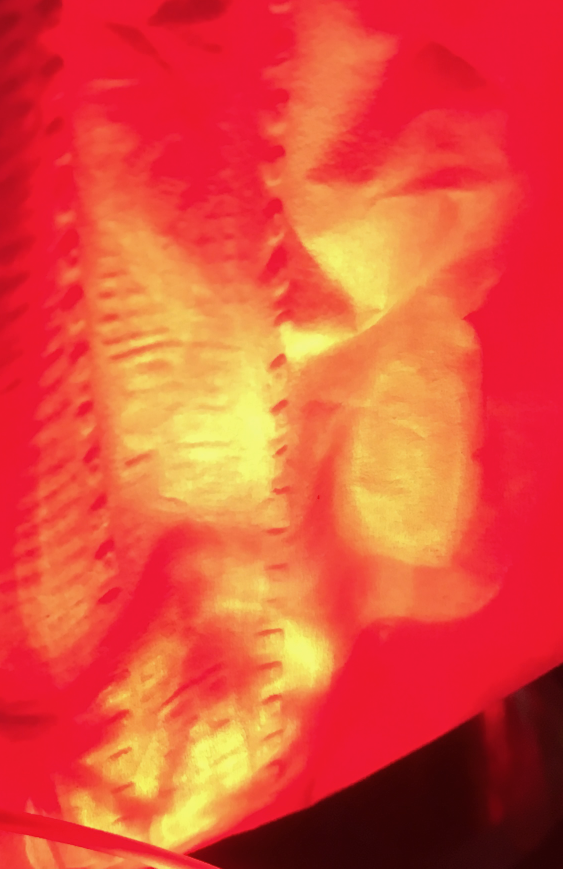
%> input picture Wavlengths/RedLightTest/IMG_2907.png, 1125 x 1737 px (shown at 1/2 size)
$ octave RGBValueReader.m   (GNU Octave 9; MATLAB toolbox functions it lacks are replaced by stand-ins)
%> lines starting %> are read from the running program, lines starting %| are printed output that depends on the picture
clear;
image = imread('IMG_2907.png');
%> image is the input picture: size 1737x1125x3 uint8; mean R, G, B 224.6, 79.8, 59
Rvalues = image(:,:,1);
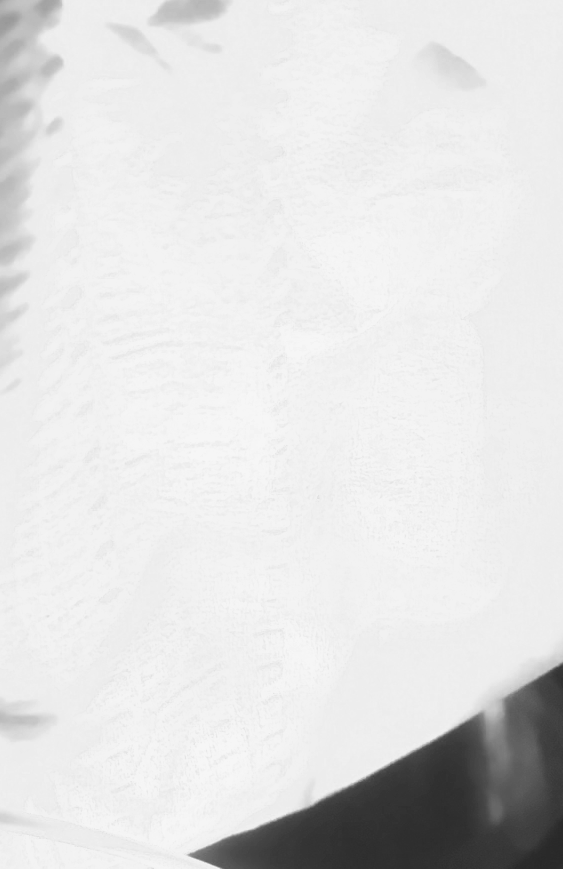
%> Rvalues: size 1737x1125 uint8 (shown at 1/2 size); min 38, max 246, mean 224.6
Gvalues = image(:,:,2);
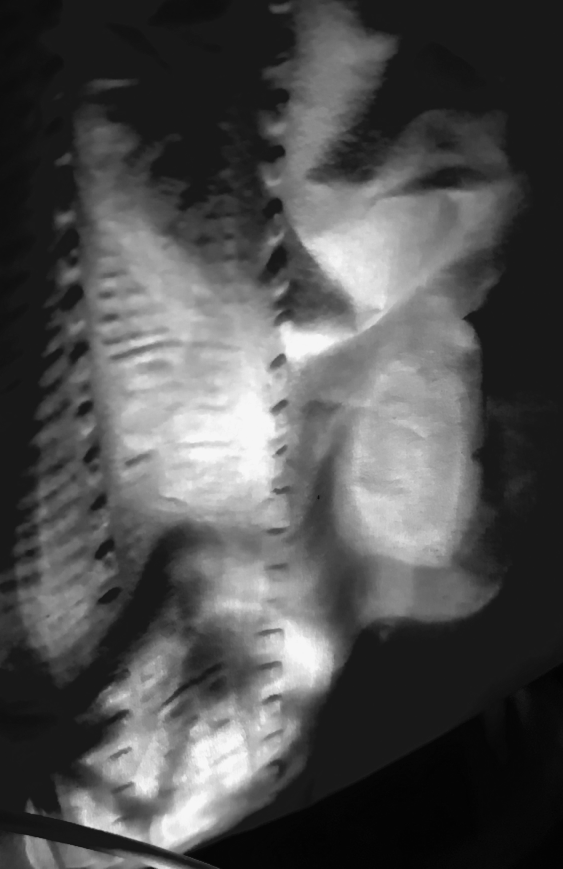
%> Gvalues: size 1737x1125 uint8 (shown at 1/2 size); min 1, max 246, mean 79.8
%find the elements with the largest R-values, put it in the fullRed array
indexOfRed = 1;

for i = 1:size(image,1)
    for j = 1:size(image,2)
        if (Rvalues(i,j) > 242 && Gvalues(i,j) > 70)
            fullRedRow(indexOfRed) = i;
            fullRedColumn(indexOfRed) = j;
            indexOfRed = indexOfRed + 1;
        end
    end
end
%> after the loop, indexOfRed = 253600

%of all those elements, find the average G-value
q = 0;
GvaluesTotal = 0;
for i = 1:size(fullRedRow,2)
    GvaluesTotal = GvaluesTotal + im2double(image(fullRedRow(i), fullRedColumn(i),2))*255;
    q = q + 1;
end
%> this loop made 253599 passes
%> GvaluesTotal on passes 1 to 3: 120, 242, 364
%> after the loop, GvaluesTotal = 47779920; q = 253599

GvalAverage = GvaluesTotal/(size(fullRedRow,2));
%> GvalAverage = 188.4

$ run again, with Wavlengths/RedLightTest/IMG_2901.png copied over Wavlengths/RedLightTest/IMG_2907.png
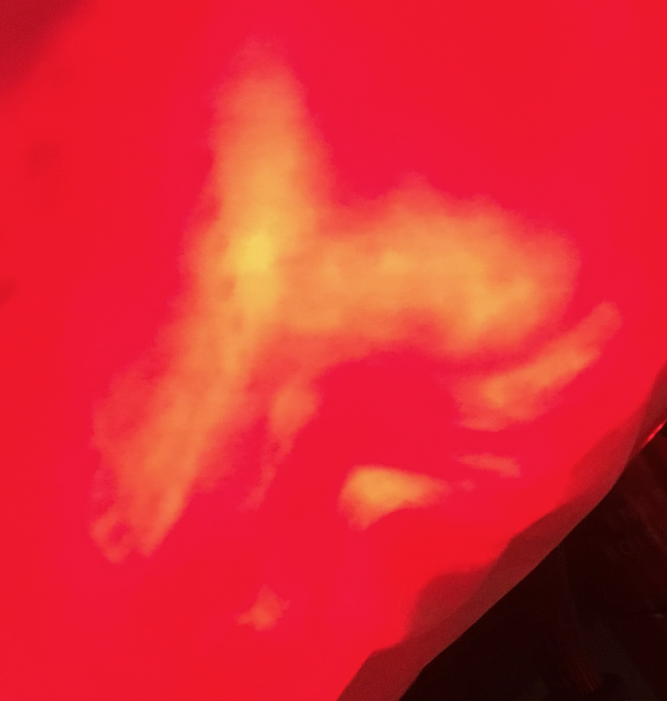
%> input picture Wavlengths/RedLightTest/IMG_2901.png, 1334 x 1401 px (shown at 1/2 size)
%> image is the input picture: size 1401x1334x3 uint8; mean R, G, B 218.7, 42.2, 50.9
%> `Rvalues = image(:,:,1);`:
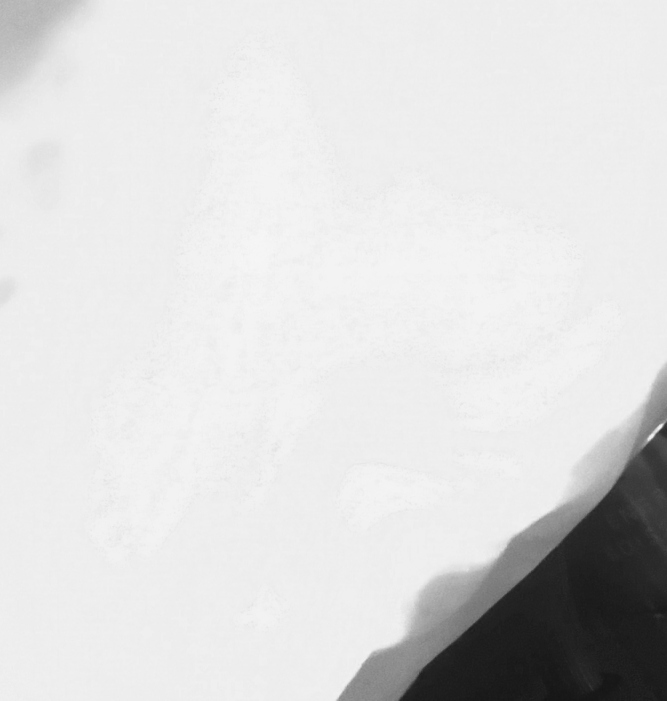
%> Rvalues: size 1401x1334 uint8 (shown at 1/2 size); min 20, max 245, mean 218.7
%> `Gvalues = image(:,:,2);`:
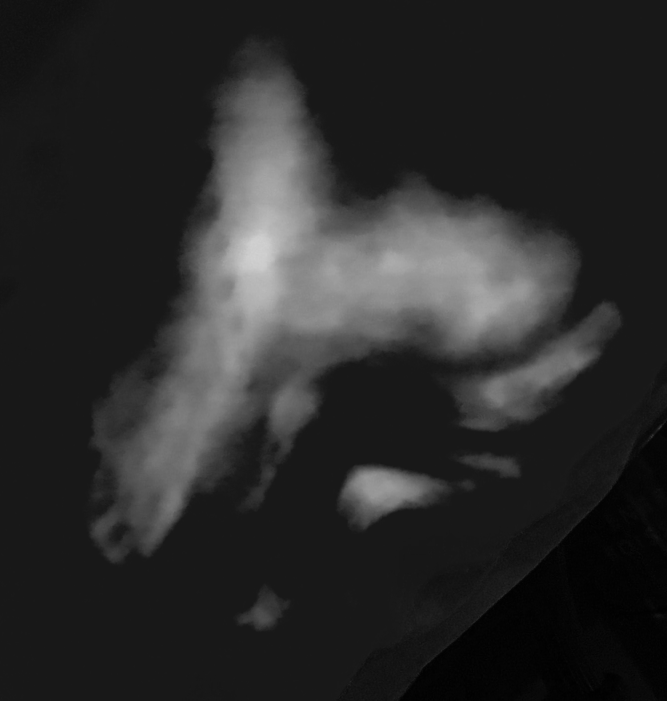
%> Gvalues: size 1401x1334 uint8 (shown at 1/2 size); min 1, max 210, mean 42.2
%> after the loop `for i = 1:size(image,1)`: indexOfRed = 54383
%> the loop `for i = 1:size(fullRedRow,2)` made 54382 passes
%> GvaluesTotal on passes 1 to 3: 107, 214, 321
%> after the loop `for i = 1:size(fullRedRow,2)`: GvaluesTotal = 8407593; q = 54382
%> GvalAverage = 154.6

$ run again, with Wavlengths/RedLightTest/IMG_2902.png copied over Wavlengths/RedLightTest/IMG_2907.png
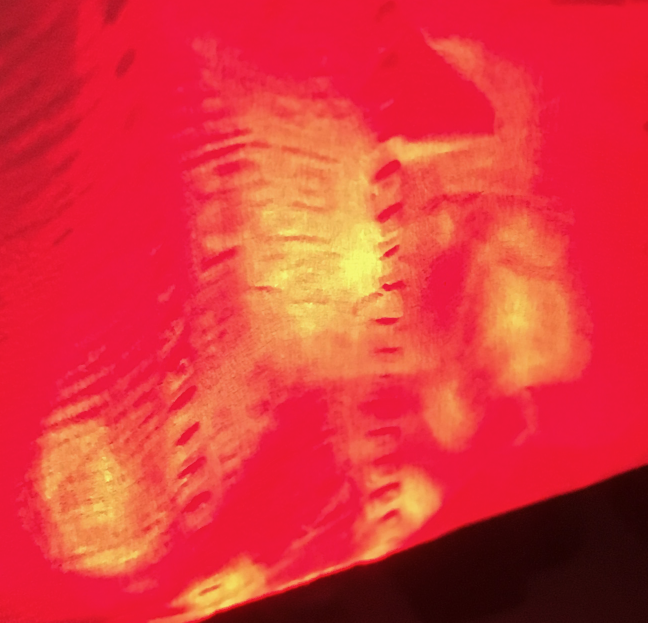
%> input picture Wavlengths/RedLightTest/IMG_2902.png, 1295 x 1245 px (shown at 1/2 size)
%> image is the input picture: size 1245x1295x3 uint8; mean R, G, B 219.7, 55.2, 58.8
%> `Rvalues = image(:,:,1);`:
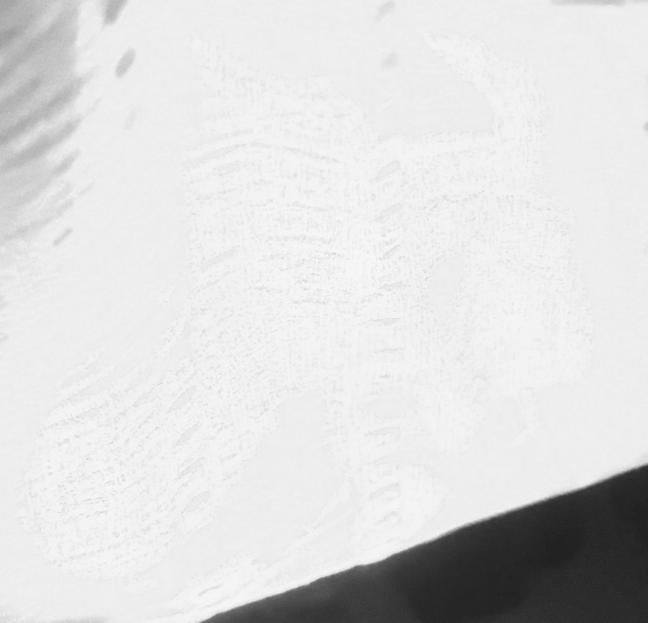
%> Rvalues: size 1245x1295 uint8 (shown at 1/2 size); min 30, max 246, mean 219.7
%> `Gvalues = image(:,:,2);`:
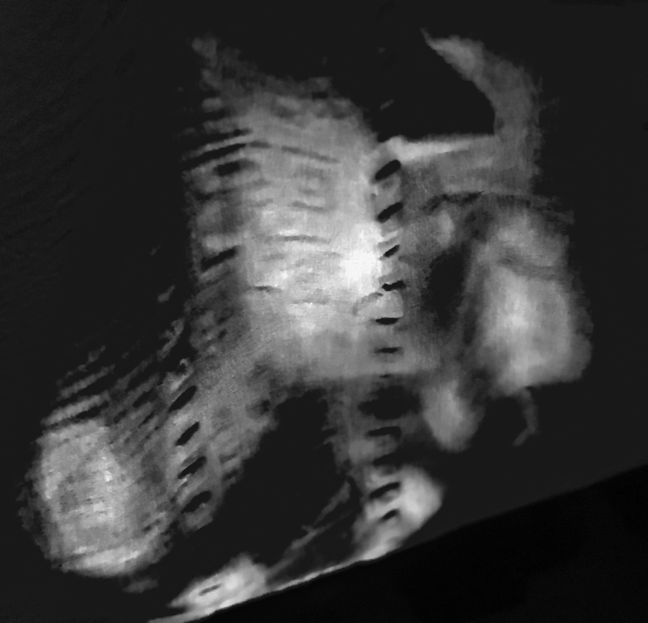
%> Gvalues: size 1245x1295 uint8 (shown at 1/2 size); min 1, max 246, mean 55.2
%> after the loop `for i = 1:size(image,1)`: indexOfRed = 118459
%> the loop `for i = 1:size(fullRedRow,2)` made 118458 passes
%> GvaluesTotal on passes 1 to 3: 107, 214, 321
%> after the loop `for i = 1:size(fullRedRow,2)`: GvaluesTotal = 19288919; q = 118458
%> GvalAverage = 162.8

$ run again, with Wavlengths/RedLightTest/IMG_2903.png copied over Wavlengths/RedLightTest/IMG_2907.png
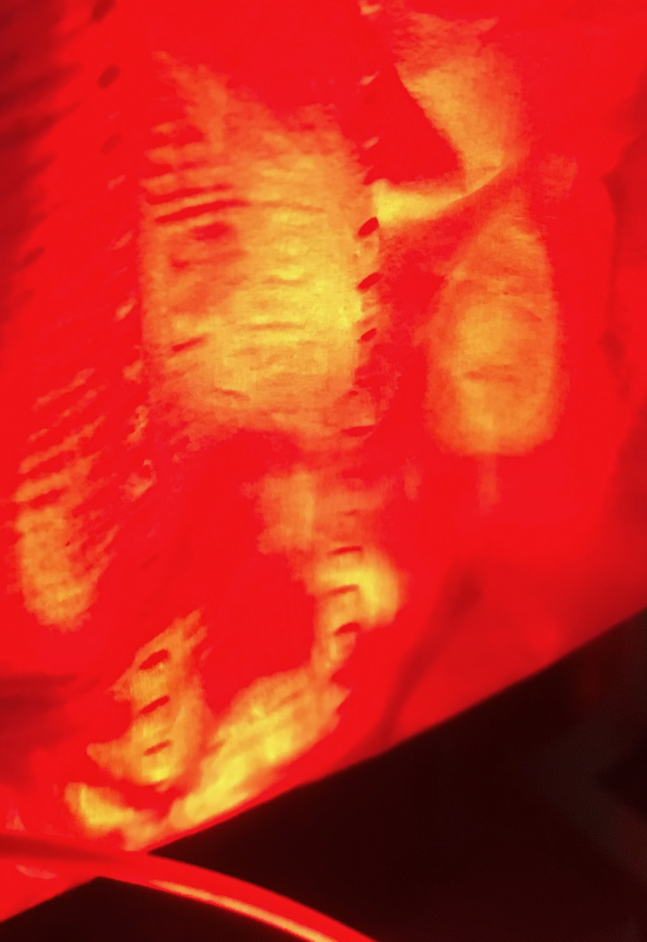
%> input picture Wavlengths/RedLightTest/IMG_2903.png, 1294 x 1883 px (shown at 1/2 size)
%> image is the input picture: size 1883x1294x3 uint8; mean R, G, B 202.6, 45.5, 29
%> `Rvalues = image(:,:,1);`:
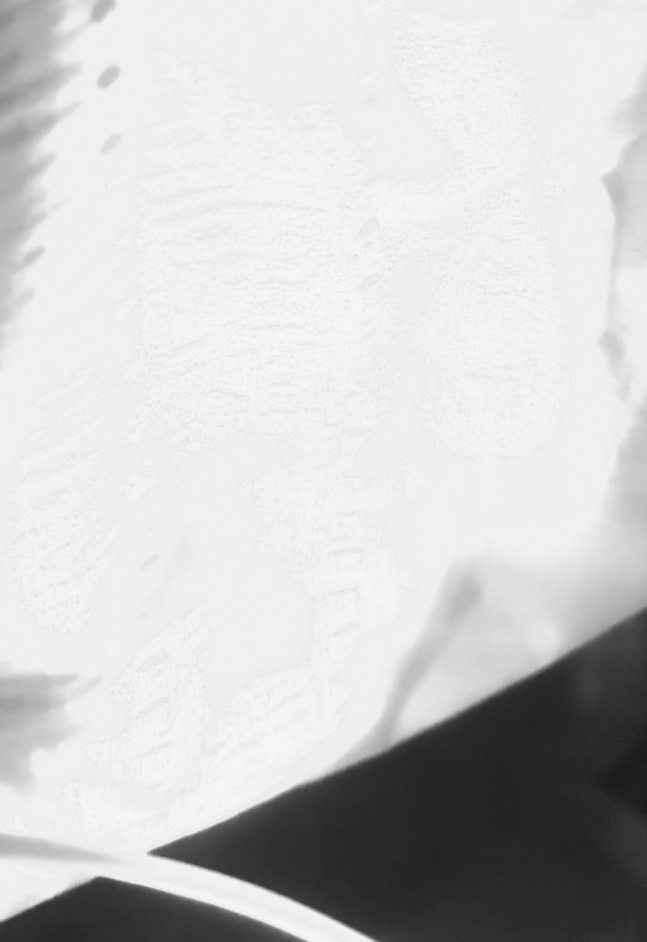
%> Rvalues: size 1883x1294 uint8 (shown at 1/2 size); min 26, max 246, mean 202.6
%> `Gvalues = image(:,:,2);`:
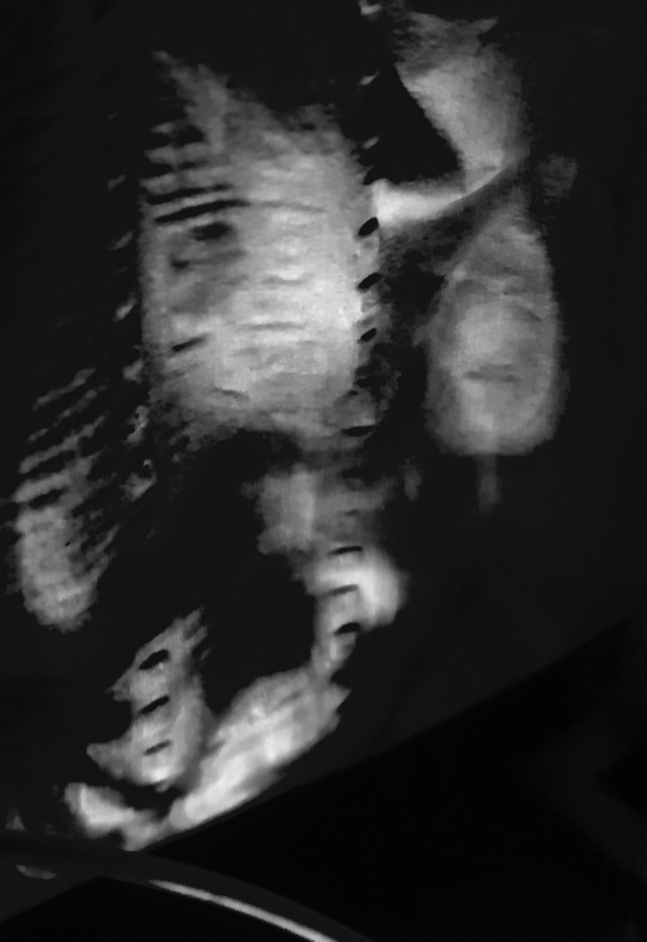
%> Gvalues: size 1883x1294 uint8 (shown at 1/2 size); min 1, max 240, mean 45.5
%> after the loop `for i = 1:size(image,1)`: indexOfRed = 88036
%> the loop `for i = 1:size(fullRedRow,2)` made 88035 passes
%> GvaluesTotal on passes 1 to 3: 133, 266, 409
%> after the loop `for i = 1:size(fullRedRow,2)`: GvaluesTotal = 16154296; q = 88035
%> GvalAverage = 183.5
